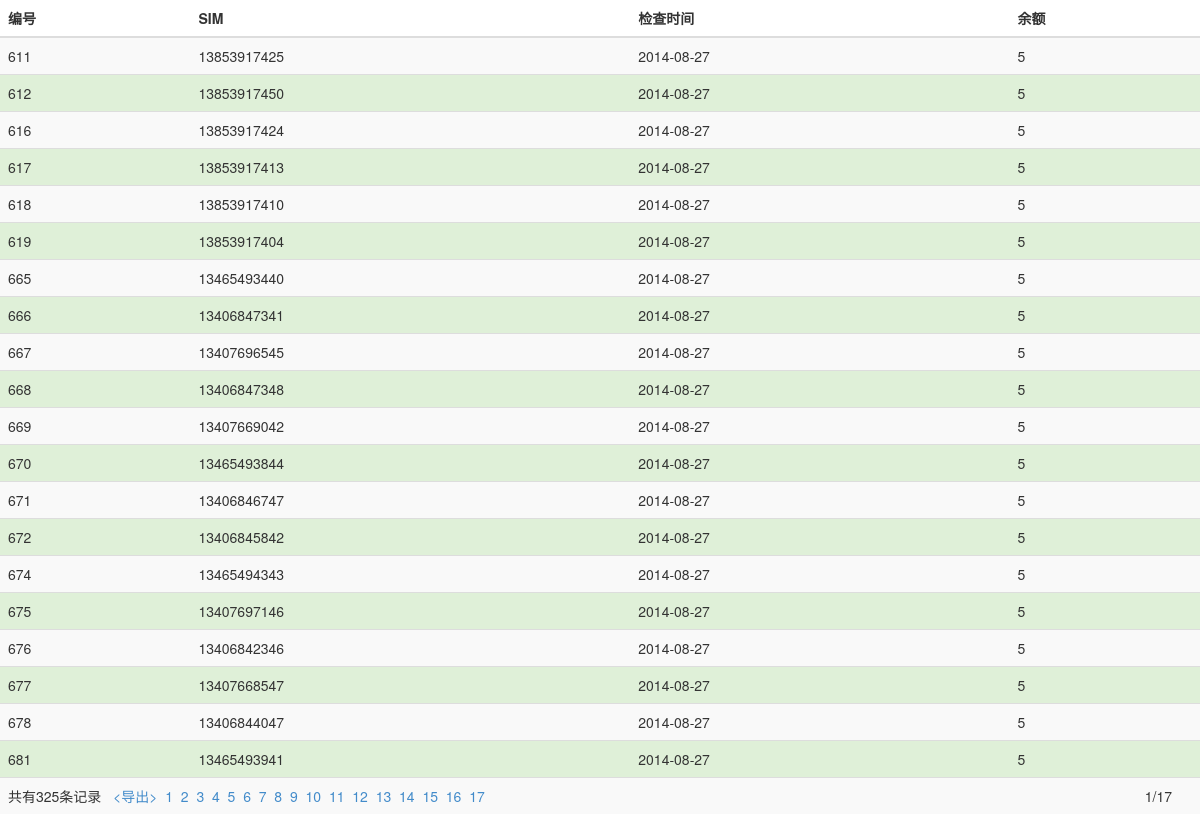
The page / on the database its author committed.
### tables this page shows
CREATE TABLE IF NOT EXISTS `baseinfo` (
  `id` int(11) NOT NULL AUTO_INCREMENT,
  `sim` varchar(11) NOT NULL,
  `lastcheck` date NOT NULL,
  `current` float NOT NULL,
  PRIMARY KEY (`id`)
);

### Web/index.php (the view, shortened to what this page needs)
<!DOCTYPE html>
<html>
  <head>
    <link rel="stylesheet" href="css/bootstrap.min.css">
    <link rel="stylesheet" href="css/balance.css">
  </head>
  <body>
    <?php
    $sql = "select * from baseinfo where current < 10 or current = 99999 order by current";
    $result = mysql_query($sql);
    $rowNumber = mysql_num_rows($result);
    $pageSize = 20;
    $pageCount = ceil($rowNumber / $pageSize);
    $pageNum=isset($_GET['page'])?intval($_GET['page']):1;
    $offset = ($pageNum - 1) * $pageSize;
    $sql .= " limit {$offset}, {$pageSize}";
    $result = mysql_query($sql);
    ?>
    <div class="container-fluid">
    <div class="row-fluid">
        <div class="span12">
            <table class="table table-hover table-striped">
                <thead>
                    <tr>
                        <th>
                            编号
                        </th>
                        <th>
                            SIM
                        </th>
                        <th>
                            检查时间
                        </th>
                        <th>
                            余额
                        </th>
                    </tr>
                </thead>
                <tbody>
                    <?php
                    while ($row = mysql_fetch_array($result)) {
                        echo "<tr class = 'success'>";
                        echo "<td>" . $row['id'] . "</td>";
                        echo "<td>" . $row['sim'] . "</td>";
                        echo "<td>" . $row['lastcheck'] . "</td>";
                        echo "<td>" . $row['current'] . "</td>";
                        echo "</tr>";
                    }
                    ?>
                    <tr>
                        <?php
                        echo "<td colspan = '4'>共有" . $rowNumber . "条记录 &nbsp;&nbsp;<a href = 'export.php'><导出></a>&nbsp;&nbsp;";
                        if ($rowNumber <= $pageSize) {
                            echo "1";
                        }
                        else {
                            for ($i=1; $i <= $pageCount ; $i++) {
                                echo "<a href=\"{$_SERVER['PHP_SELF']}?page={$i}\">{$i}</a>&nbsp;&nbsp;";
                            }
                            echo "<span>" . $pageNum . "/" . $pageCount . "</span>";
                        }
                        echo "</td>";
                        ?>
                    </tr>
                </tbody>
            </table>
        </div>
    </div>
</div>
  </body>
</html>

### Web/css/balance.css (style rules this page uses)
td span { float:right; padding-right:20px; }

### rows shown on the page
baseinfo: id "611", sim "13853917425", lastcheck "2014-08-27", current "5"
baseinfo: id "612", sim "13853917450", lastcheck "2014-08-27", current "5"
baseinfo: id "616", sim "13853917424", lastcheck "2014-08-27", current "5"
baseinfo: id "617", sim "13853917413", lastcheck "2014-08-27", current "5"
baseinfo: id "618", sim "13853917410", lastcheck "2014-08-27", current "5"
baseinfo: id "619", sim "13853917404", lastcheck "2014-08-27", current "5"
baseinfo: id "665", sim "13465493440", lastcheck "2014-08-27", current "5"
baseinfo: id "666", sim "13406847341", lastcheck "2014-08-27", current "5"
baseinfo: id "667", sim "13407696545", lastcheck "2014-08-27", current "5"
baseinfo: id "668", sim "13406847348", lastcheck "2014-08-27", current "5"
baseinfo: id "669", sim "13407669042", lastcheck "2014-08-27", current "5"
baseinfo: id "670", sim "13465493844", lastcheck "2014-08-27", current "5"
baseinfo: id "671", sim "13406846747", lastcheck "2014-08-27", current "5"
baseinfo: id "672", sim "13406845842", lastcheck "2014-08-27", current "5"
baseinfo: id "674", sim "13465494343", lastcheck "2014-08-27", current "5"
baseinfo: id "675", sim "13407697146", lastcheck "2014-08-27", current "5"
baseinfo: id "676", sim "13406842346", lastcheck "2014-08-27", current "5"
baseinfo: id "677", sim "13407668547", lastcheck "2014-08-27", current "5"
baseinfo: id "678", sim "13406844047", lastcheck "2014-08-27", current "5"
baseinfo: id "681", sim "13465493941", lastcheck "2014-08-27", current "5"

### other values the page prints
$rowNumber "325"
$pageNum "1"
$pageCount "17"
